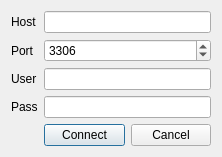
<?xml version="1.0" encoding="UTF-8"?>
<ui version="4.0">
 <class>SQLConnectDialog</class>
 <widget class="QDialog" name="SQLConnectDialog">
  <property name="geometry">
   <rect>
    <x>0</x>
    <y>0</y>
    <width>222</width>
    <height>126</height>
   </rect>
  </property>
  <property name="windowTitle">
   <string>Dialog</string>
  </property>
  <layout class="QFormLayout" name="formLayout_2">
   <property name="fieldGrowthPolicy">
    <enum>QFormLayout::AllNonFixedFieldsGrow</enum>
   </property>
   <item row="0" column="1">
    <widget class="QLineEdit" name="HostEdit"/>
   </item>
   <item row="2" column="1">
    <widget class="QLineEdit" name="UserEdit"/>
   </item>
   <item row="3" column="1">
    <widget class="QLineEdit" name="PassEdit"/>
   </item>
   <item row="4" column="1">
    <layout class="QHBoxLayout" name="horizontalLayout">
     <item>
      <widget class="QPushButton" name="ConnectButton">
       <property name="text">
        <string>Connect</string>
       </property>
      </widget>
     </item>
     <item>
      <widget class="QPushButton" name="CancelButton">
       <property name="cursor">
        <cursorShape>PointingHandCursor</cursorShape>
       </property>
       <property name="toolTip">
        <string>Отмена</string>
       </property>
       <property name="text">
        <string>Cancel</string>
       </property>
      </widget>
     </item>
    </layout>
   </item>
   <item row="0" column="0">
    <widget class="QLabel" name="label">
     <property name="text">
      <string>Host</string>
     </property>
    </widget>
   </item>
   <item row="2" column="0">
    <widget class="QLabel" name="label_2">
     <property name="text">
      <string>User</string>
     </property>
    </widget>
   </item>
   <item row="3" column="0">
    <widget class="QLabel" name="label_3">
     <property name="text">
      <string>Pass</string>
     </property>
    </widget>
   </item>
   <item row="1" column="1">
    <widget class="QSpinBox" name="Port">
     <property name="maximum">
      <number>65535</number>
     </property>
     <property name="value">
      <number>3306</number>
     </property>
    </widget>
   </item>
   <item row="1" column="0">
    <widget class="QLabel" name="label_4">
     <property name="text">
      <string>Port</string>
     </property>
    </widget>
   </item>
  </layout>
 </widget>
 <tabstops>
  <tabstop>HostEdit</tabstop>
  <tabstop>UserEdit</tabstop>
  <tabstop>PassEdit</tabstop>
  <tabstop>ConnectButton</tabstop>
  <tabstop>CancelButton</tabstop>
 </tabstops>
 <resources/>
 <connections>
  <connection>
   <sender>CancelButton</sender>
   <signal>clicked()</signal>
   <receiver>SQLConnectDialog</receiver>
   <slot>close()</slot>
   <hints>
    <hint type="sourcelabel">
     <x>211</x>
     <y>104</y>
    </hint>
    <hint type="destinationlabel">
     <x>195</x>
     <y>125</y>
    </hint>
   </hints>
  </connection>
 </connections>
</ui>
